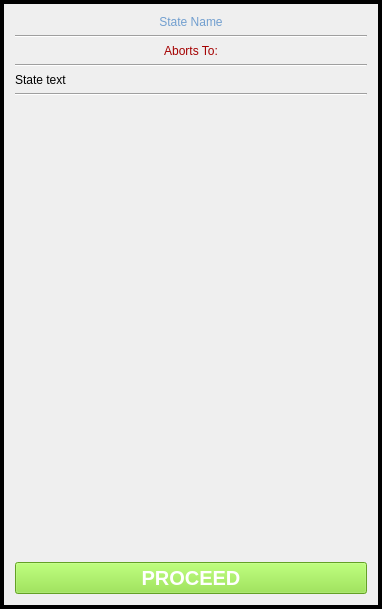
<?xml version="1.0" encoding="UTF-8"?>
<ui version="4.0">
 <class>currentStateFrame</class>
 <widget class="QFrame" name="currentStateFrame">
  <property name="geometry">
   <rect>
    <x>0</x>
    <y>0</y>
    <width>382</width>
    <height>609</height>
   </rect>
  </property>
  <property name="sizePolicy">
   <sizepolicy hsizetype="Preferred" vsizetype="Preferred">
    <horstretch>0</horstretch>
    <verstretch>0</verstretch>
   </sizepolicy>
  </property>
  <property name="frameShape">
   <enum>QFrame::Box</enum>
  </property>
  <property name="frameShadow">
   <enum>QFrame::Plain</enum>
  </property>
  <property name="lineWidth">
   <number>4</number>
  </property>
  <layout class="QVBoxLayout" name="verticalLayout_4">
   <item>
    <layout class="QVBoxLayout" name="verticalLayout_3">
     <item>
      <widget class="QLabel" name="currentStateNameLabel">
       <property name="sizePolicy">
        <sizepolicy hsizetype="Expanding" vsizetype="Preferred">
         <horstretch>0</horstretch>
         <verstretch>0</verstretch>
        </sizepolicy>
       </property>
       <property name="styleSheet">
        <string notr="true">color: rgb(114, 159, 207);
    font: 16pt &quot;Ubuntu&quot;;</string>
       </property>
       <property name="text">
        <string>State Name</string>
       </property>
       <property name="alignment">
        <set>Qt::AlignCenter</set>
       </property>
      </widget>
     </item>
     <item>
      <widget class="Line" name="line">
       <property name="orientation">
        <enum>Qt::Horizontal</enum>
       </property>
      </widget>
     </item>
     <item>
      <widget class="QLabel" name="currentStateAbortsToLabel">
       <property name="sizePolicy">
        <sizepolicy hsizetype="Expanding" vsizetype="Preferred">
         <horstretch>0</horstretch>
         <verstretch>0</verstretch>
        </sizepolicy>
       </property>
       <property name="styleSheet">
        <string notr="true">color: rgb(164, 0, 0);
    font: 63 11pt &quot;FreeSans&quot;;</string>
       </property>
       <property name="text">
        <string>Aborts To:</string>
       </property>
       <property name="alignment">
        <set>Qt::AlignCenter</set>
       </property>
      </widget>
     </item>
     <item>
      <widget class="Line" name="line_2">
       <property name="orientation">
        <enum>Qt::Horizontal</enum>
       </property>
      </widget>
     </item>
     <item>
      <widget class="QLabel" name="currentStateTextLabel">
       <property name="sizePolicy">
        <sizepolicy hsizetype="Expanding" vsizetype="Preferred">
         <horstretch>0</horstretch>
         <verstretch>0</verstretch>
        </sizepolicy>
       </property>
       <property name="text">
        <string>State text</string>
       </property>
       <property name="alignment">
        <set>Qt::AlignJustify|Qt::AlignVCenter</set>
       </property>
       <property name="wordWrap">
        <bool>true</bool>
       </property>
      </widget>
     </item>
     <item>
      <widget class="Line" name="line_3">
       <property name="orientation">
        <enum>Qt::Horizontal</enum>
       </property>
      </widget>
     </item>
     <item>
      <spacer name="verticalSpacer">
       <property name="orientation">
        <enum>Qt::Vertical</enum>
       </property>
       <property name="sizeType">
        <enum>QSizePolicy::Preferred</enum>
       </property>
       <property name="sizeHint" stdset="0">
        <size>
         <width>20</width>
         <height>40</height>
        </size>
       </property>
      </spacer>
     </item>
     <item>
      <layout class="QHBoxLayout" name="horizontalLayout_2">
       <item>
        <spacer name="horizontalSpacer">
         <property name="orientation">
          <enum>Qt::Horizontal</enum>
         </property>
         <property name="sizeType">
          <enum>QSizePolicy::Preferred</enum>
         </property>
         <property name="sizeHint" stdset="0">
          <size>
           <width>40</width>
           <height>20</height>
          </size>
         </property>
        </spacer>
       </item>
       <item>
        <widget class="QWidget" name="currentStateActionsWidget" native="true">
         <property name="sizePolicy">
          <sizepolicy hsizetype="Expanding" vsizetype="Preferred">
           <horstretch>0</horstretch>
           <verstretch>0</verstretch>
          </sizepolicy>
         </property>
        </widget>
       </item>
       <item>
        <spacer name="horizontalSpacer_2">
         <property name="orientation">
          <enum>Qt::Horizontal</enum>
         </property>
         <property name="sizeType">
          <enum>QSizePolicy::Preferred</enum>
         </property>
         <property name="sizeHint" stdset="0">
          <size>
           <width>40</width>
           <height>20</height>
          </size>
         </property>
        </spacer>
       </item>
      </layout>
     </item>
     <item>
      <spacer name="verticalSpacer_2">
       <property name="orientation">
        <enum>Qt::Vertical</enum>
       </property>
       <property name="sizeType">
        <enum>QSizePolicy::Expanding</enum>
       </property>
       <property name="sizeHint" stdset="0">
        <size>
         <width>20</width>
         <height>40</height>
        </size>
       </property>
      </spacer>
     </item>
     <item>
      <widget class="QPushButton" name="proceedButton">
       <property name="sizePolicy">
        <sizepolicy hsizetype="Minimum" vsizetype="Preferred">
         <horstretch>0</horstretch>
         <verstretch>0</verstretch>
        </sizepolicy>
       </property>
       <property name="focusPolicy">
        <enum>Qt::NoFocus</enum>
       </property>
       <property name="styleSheet">
        <string notr="true">color: white;
    font-size: 20px;
    font-weight: bold;
    background-color: rgb(138, 226, 52);</string>
       </property>
       <property name="text">
        <string>PROCEED</string>
       </property>
      </widget>
     </item>
    </layout>
   </item>
  </layout>
 </widget>
 <resources/>
 <connections/>
</ui>
